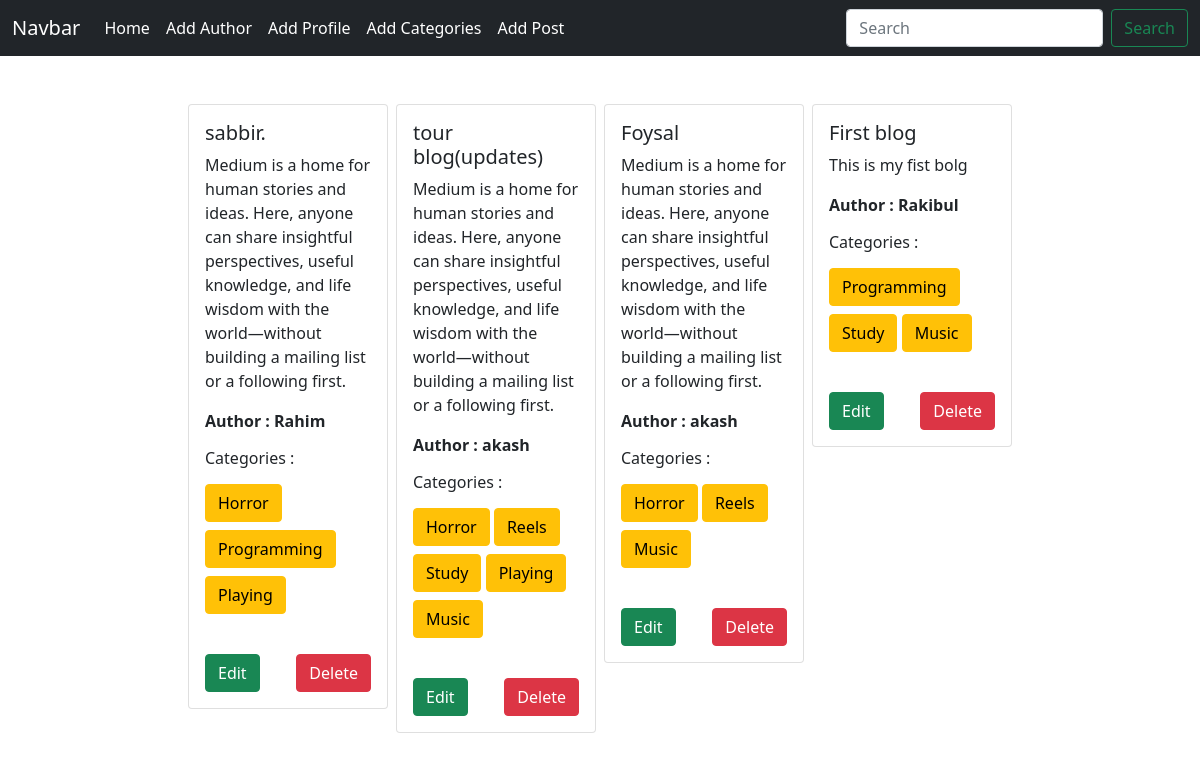
The page / on the database its author committed.
### posts/models.py (models this page shows, shortened)
class Post(models.Model):
    title = models.CharField(max_length=100)
    content = models.TextField()
    category = models.ManyToManyField(Category)
    author = models.ForeignKey(Author,on_delete=models.CASCADE)

### author/models.py (models this page shows, shortened)
class Author(models.Model):
    name = models.CharField(max_length=100)
    bio = models.TextField()
    phone_no = models.CharField(max_length=12)

### categories/models.py (models this page shows, shortened)
class Category(models.Model):
    name = models.CharField(max_length=100)

### blog_project/views.py (the view)
# urls.py: 2. Add a URL to urlpatterns:  path('', views.home, name='home')
def home(request):
    data = Post.objects.all()
    return render(request,'home.html',{'post':data})

### templates/home.html
{% extends "base.html" %}
{% block content %}
<div class="d-flex flex-wrap justify-content-center pt-5 gap-2">
    {% for data in post %}
    <div class="col-sm-4 col-lg-2">
        <div class="card">
          <div class="card-body">
            <h5 class="card-title">{{data.title}}</h5>
            <p class="card-text">{{data.content}}</p>
            <p class="fw-bold">Author : {{data.author.name}}</p>
            <h6>Categories : </h6>
            <p>
                {% for cat in data.category.all%}
                <button class="btn btn-warning mt-2">{{cat.name}}</button>
                {% endfor %}
            </p>
            <div class="d-flex justify-content-between pt-4">
                <a href="{% url 'edit_post' data.id %}" class="btn btn-success">Edit</a>
                <a href="{% url 'delete_post' data.id %}" class="btn btn-danger">Delete</a>
            </div>
          </div>
        </div>
      </div>
    {% endfor %}
  </div>
{% endblock content %}

### templates/base.html (shortened to what this page needs)
<!DOCTYPE html>
<html lang="en">
<head>
    <link href="https://cdn.jsdelivr.net/npm/bootstrap@5.0.2/dist/css/bootstrap.min.css" rel="stylesheet"
>
</head>
<body>
    <nav class="navbar navbar-expand-lg navbar-dark bg-dark">
        <div class="container-fluid">
            <a class="navbar-brand" href="#">Navbar</a>
            <div class="collapse navbar-collapse" id="navbarSupportedContent">
                <ul class="navbar-nav me-auto mb-2 mb-lg-0">
                    <li class="nav-item">
                        <a class="nav-link active" aria-current="page" href="{% url 'homepage' %}">Home</a>
                    </li>
                    <li class="nav-item">
                        <a class="nav-link active" aria-current="page" href="{% url 'add_author' %}">Add Author</a>
                    </li>
                    <li class="nav-item">
                        <a class="nav-link active" aria-current="page" href="{% url 'add_profile' %}">Add Profile</a>
                    </li>
                    <li class="nav-item">
                        <a class="nav-link active" aria-current="page" href="{% url 'add_category' %}">Add Categories</a>
                    </li>
                    <li class="nav-item">
                        <a class="nav-link active" aria-current="page" href="{% url 'add_post' %}">Add Post</a>
                    </li>
                </ul>
                <form class="d-flex">
                    <input class="form-control me-2" type="search" placeholder="Search" aria-label="Search">
                    <button class="btn btn-outline-success" type="submit">Search</button>
                </form>
            </div>
        </div>
    </nav>
    {% block content %}
    {% endblock %}
</body>
</html>

### rows shown on the page
Post: title "sabbir.", content "Medium is a home for human stories and ideas. Here, anyone can share insightful perspectives, useful knowledge, and life wisdom with the world—without building a mailing list or a following first.", author.name "Rahim"
Category: name "Horror"
Category: name "Programming"
Category: name "Playing"
Post: title "tour blog(updates)", content "Medium is a home for human stories and ideas. Here, anyone can share insightful perspectives, useful knowledge, and life wisdom with the world—without building a mailing list or a following first.", author.name "akash"
Category: name "Reels"
Category: name "Study"
Category: name "Music"
Post: title "Foysal", content "Medium is a home for human stories and ideas. Here, anyone can share insightful perspectives, useful knowledge, and life wisdom with the world—without building a mailing list or a following first.", author.name "akash"
Post: title "First blog", content "This is my fist bolg", author.name "Rakibul"
